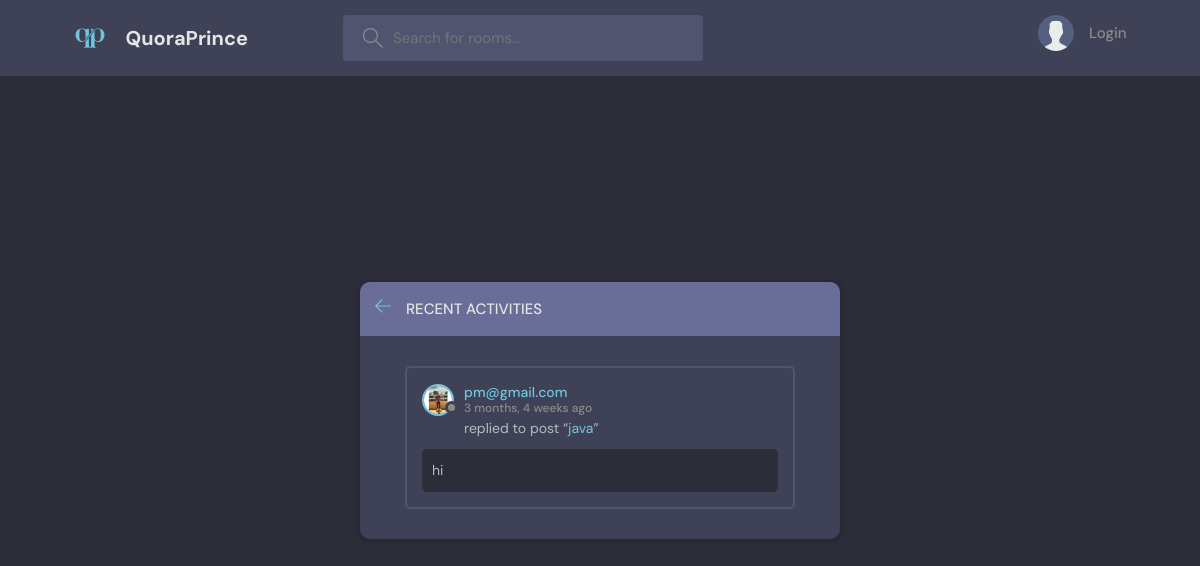
The page /activity/ on the database its author committed.
### base/models.py (models this page shows, shortened)
class Message(models.Model):
    user = models.ForeignKey(User, on_delete=models.CASCADE)
    room = models.ForeignKey(Room, on_delete=models.CASCADE)
    body = models.TextField()
    updated = models.DateTimeField(auto_now=True)
    created = models.DateTimeField(auto_now_add=True)
    class Meta:
        ordering = ['-updated', '-created']

class User(AbstractUser):
    name = models.CharField(max_length=200, null=True)
    email = models.EmailField(unique=True, null=True)
    bio = models.TextField(null=True)
    avatar = models.ImageField(null=True, default="avatar.svg")
    USERNAME_FIELD = 'email'
    REQUIRED_FIELDS = []

class Room(models.Model):
    host = models.ForeignKey(User, on_delete=models.SET_NULL, null=True)
    topic = models.ForeignKey(Topic, on_delete=models.SET_NULL, null=True)
    name = models.CharField(max_length=200)
    description = models.TextField(null=True, blank=True)
    participants = models.ManyToManyField(
        User, related_name='participants', blank=True)
    updated = models.DateTimeField(auto_now=True)
    created = models.DateTimeField(auto_now_add=True)
    class Meta:
        ordering = ['-updated', '-created']
    def __str__(self):
        return self.name

### base/views.py (the view)
# urls.py: path('activity/', views.activityPage, name="activity"),
def activityPage(req):
    room_messages = Message.objects.all()[0:3]
    return render(req, 'base/activity.html', {'room_messages': room_messages})

### base/templates/base/activity.html (shortened to what this page needs)
{% extends 'main.html' %} {%block content%}
<main class="layout">
  <div class="container">
    <div class="layout__box">
      <div class="layout__boxHeader">
        <div class="layout__boxTitle">
          <a href="{% url 'home' %}">
            <svg
              version="1.1"
              xmlns="http://www.w3.org/2000/svg"
              width="32"
              height="32"
              viewBox="0 0 32 32"
            >
              <title>arrow-left</title>
              <path
                d="M13.723 2.286l-13.723 13.714 13.719 13.714 1.616-1.611-10.96-10.96h27.625v-2.286h-27.625l10.965-10.965-1.616-1.607z"
              ></path>
            </svg>
          </a>
          <h3>Recent Activities</h3>
        </div>
      </div>
      <div class="activities-page layout__body">
        {% for msg in room_messages %}
        <div class="activities__box">
          <div class="activities__boxHeader roomListRoom__header">
            <a
              href="{% url 'user-profile' msg.user.id %}"
              class="roomListRoom__author"
            >
              <div class="avatar avatar--small">
                <img src="{{msg.user.avatar.url}}" />
              </div>
              <p>
                {{msg.user}}
                <span>{{msg.created|timesince}} ago</span>
              </p>
            </a>
          </div>
          <div class="activities__boxContent">
            <p>
              replied to post “<a href="{% url 'room' msg.room.id %}"
                >{{msg.room}}</a
              >”
            </p>
            <div class="activities__boxRoomContent">{{msg.body}}</div>
          </div>
        </div>
        {% endfor %}
      </div>
    </div>
  </div>
</main>
{% endblock content %}

### static/style/style.css (style rules this page uses)
:root { --color-main: #71c6dd; --color-main-light: #e1f6fb; --color-dark: #3f4156; --color-dark-medium: #51546e; --color-dark-light: #696d97; --color-light: #e5e5e5; --color-gray: #8b8b8b; --color-light-gray: #b2bdbd; --color-bg: #2d2d39; --color-success: #5dd693; --color-error: #fc4b0b; }
* { font-family: "DM Sans", -apple-system, BlinkMacSystemFont, "Segoe UI", Roboto, Oxygen, Ubuntu, Cantarell, "Open Sans", "Helvetica Neue", sans-serif; margin: 0; padding: 0; box-sizing: border-box; text-rendering: optimizeLegibility; font-size: inherit; }
html { font-size: 56.25%; }
@media only screen and (min-width: 1200px) { html { font-size: 62.5%; } }
body { line-height: 1.6; font-weight: 400; font-size: 1.5rem; color: var(--color-light-gray); background-color: var(--color-bg); min-height: 100vh; }
img { width: 100%; }
a { display: inline-block; color: var(--color-main); text-decoration: none; }
.container { max-width: 120rem; width: 90%; margin: auto; }
.avatar { position: relative; display: inline-block; border-radius: 50%; border: 2px solid var(--color-main); }
.avatar img { display: block; border-radius: 50%; object-fit: cover; object-position: center; }
.avatar::after { content: ""; display: block; position: absolute; background-color: var(--color-gray); z-index: 111; border-radius: 50%; border: 0.3rem solid var(--color-dark); }
.avatar.avatar--small img { width: 2.8rem; height: 2.8rem; }
.avatar.avatar--small:after { width: 0.7rem; height: 0.7rem; bottom: 0px; right: -6px; }
.layout { margin-top: 2.4rem; z-index: 1; }
.layout > .container { display: flex; justify-content: space-between; align-items: flex-start; }
.layout__box { width: 90%; max-width: 48rem; min-height: 20rem; max-height: 50rem; position: absolute; top: 50%; left: 50%; transform: translate(-50%, -46%); background-color: var(--color-dark); border-radius: 1rem; box-shadow: 1px 1px 6px 3px rgba(0, 0, 0, 0.1); overflow: scroll; }
.layout__boxHeader { display: flex; padding: 1.5rem; background-color: var(--color-dark-light); }
.layout__boxTitle { display: flex; gap: 1.5rem; align-items: center; }
.layout__boxTitle h3 { text-transform: uppercase; font-weight: 500; color: var(--color-light); }
.layout__boxTitle svg { width: 1.6rem; height: 1.6rem; fill: var(--color-main); }
.layout__body { margin: 3rem; }
.roomListRoom__header { display: flex; justify-content: space-between; align-items: center; }
.roomListRoom__author { font-weight: 500; display: flex; align-items: center; gap: 1rem; }
.activities__box { margin: 1.5rem; padding: 1.5rem; border: 2px solid var(--color-dark-medium); border-radius: 5px; }
.activities__boxHeader p { font-size: 1.4rem; line-height: 1.3; }
.activities__boxHeader p span { color: var(--color-gray); font-size: 1.2rem; display: block; }
.activities__boxContent { margin-left: 4.2rem; }
.activities__boxContent { font-size: 1.4rem; }
.activities__boxRoomContent { background: var(--color-bg); padding: 1rem; border-radius: 5px; margin-top: 1rem; margin-left: -4.2rem; }

### rows shown on the page
Message: user.avatar (picture), user "pm@gmail.com", created "3 months, 4 weeks", room "java", body "hi"
